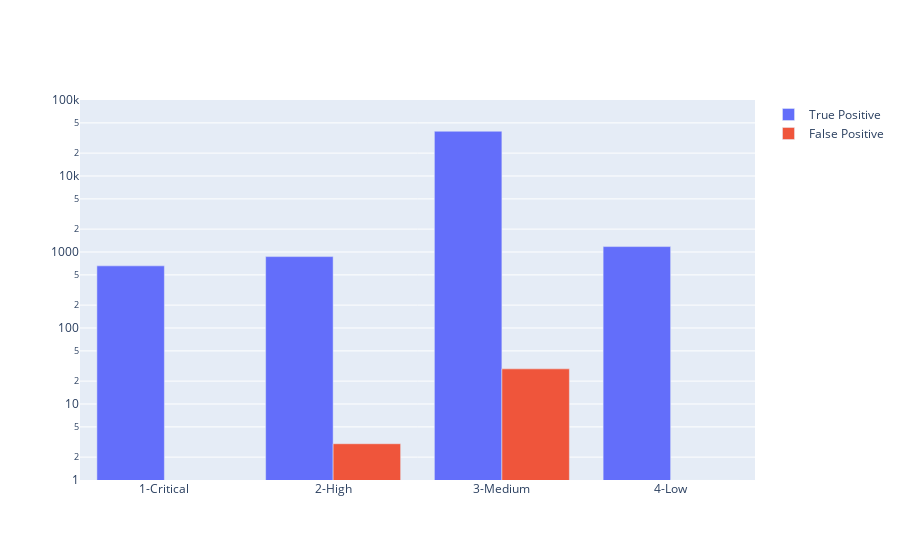

Notebook cell for this chart:
### Markdown cell above
## Creating the graph of TP and FP

### TP - True Positive & FP - False Positive
From the confusion matrix, we can create a Grouped-Bar Chart containing TP and FP based on each type -
1. 1-Critical
2. 2-High
3. 3-Medium
4. 4-Low
5. Unknown

### Code cell
import plotly.graph_objs as px

xaxis = ['1-Critical','2-High', '3-Medium', '4-Low']
trace_data = []
tp = []
fp = []

# Creating the array to compare between algorithms group by priority (Accuary Percentage)
cr_arr.append((c_dtree_matrix[0][0]*100)/(c_dtree_matrix[0][0]+c_dtree_matrix[0][4]))
hi_arr.append((c_dtree_matrix[1][1]*100)/(c_dtree_matrix[1][1]+c_dtree_matrix[1][4]))
md_arr.append((c_dtree_matrix[2][2]*100)/(c_dtree_matrix[2][2]+c_dtree_matrix[2][4]))
lw_arr.append((c_dtree_matrix[3][3]*100)/(c_dtree_matrix[3][3]+c_dtree_matrix[3][4]))

for i in range (0,len(c_dtree_matrix)-1):    
    tp.append(c_dtree_matrix[i][i])
    fp.append(c_dtree_matrix[i][len(c_dtree_matrix[i]) - 1])
    
trace1 = px.Bar(x=xaxis, y= tp, name='True Positive')
trace2 = px.Bar(x=xaxis, y= fp, name='False Positive')
trace_data.append(trace1)
trace_data.append(trace2)
    
layout = px.Layout(barmode = 'group')
fig = px.Figure(data = trace_data, layout = layout)
fig.update_yaxes(type="log", range=[0,5]) # log range: 10^0=1, 10^5=100000
fig.show()

### Figure 1 — Plotly figure (JSON) as saved in the notebook; plotly's stock layout.template omitted (floating-point values rounded to 4 significant figures)
{"data": [{"name": "True Positive", "type": "bar", "x": ["1-Critical", "2-High", "3-Medium", "4-Low"], "y": [657, 870, 38796, 1178]}, {"name": "False Positive", "type": "bar", "x": ["1-Critical", "2-High", "3-Medium", "4-Low"], "y": [0, 3, 29, 1]}], "layout": {"barmode": "group", "yaxis": {"range": [0, 5], "type": "log"}}}
